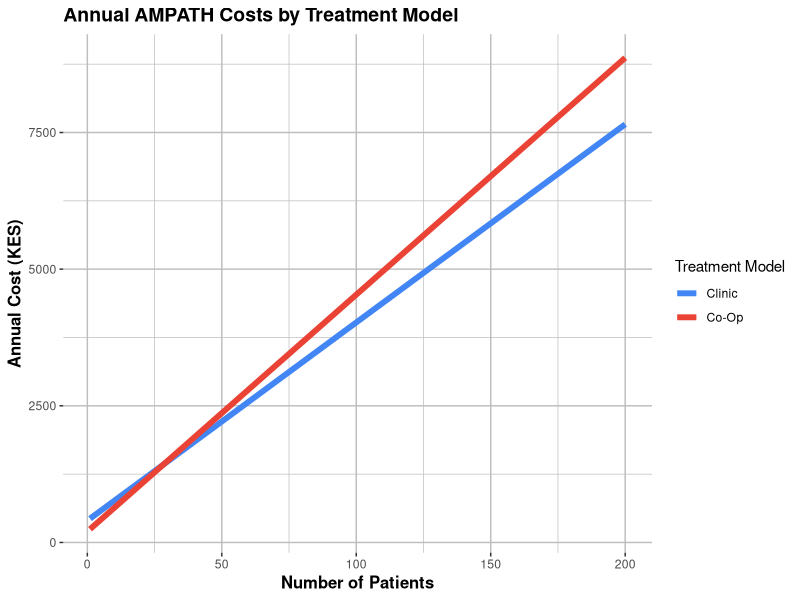
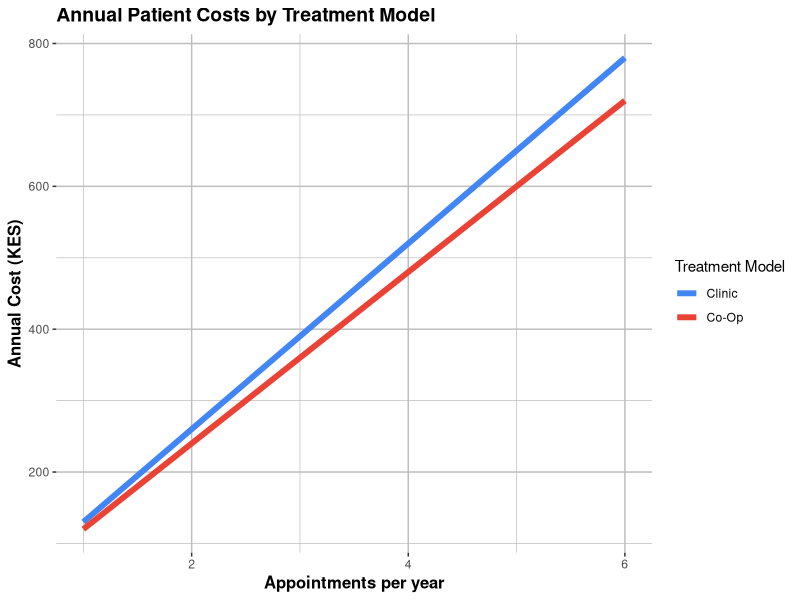

Write R code to recreate these figures, in order.
## ---- chunk 1
library(ggplot2)
library(ggthemes)
library(reshape2)
## ---- chunk 2
patients <- c(1:200)

# Clinic
mpa_cl <- 15
hcw_hr_cl <- 25
apps_cl <- 5
fc_cl <- 400
vc_cl <- 5

#Co-Op
mpa_cp <- 20
hcw_hr_cp <- 20
apps_cp <- 5
fc_cp <- 200
vc_cp <- 10
## ---- chunk 3
cta <-
  data.frame(
    cta_cl <- (((((mpa_cl/60)*hcw_hr_cl)*apps_cl)+vc_cl)*patients)+fc_cl,
    cta_cp <- (((((mpa_cp/60)*hcw_hr_cp)*apps_cp)+vc_cp)*patients)+fc_cp,
    patients
    )

cta2 <- melt(cta, id="patients")

ggplot(data=cta2,
       aes(x=patients, y=value, color=variable)) +
  theme(plot.title = element_text(color="black", size=14, face="bold"),
        axis.title.x = element_text(color="black", size=12, face="bold"),
        axis.title.y = element_text(color="black", size=12, face="bold"),
        panel.background = element_rect(fill="white"),
        panel.grid.major = element_line(size = 0.5, 
                                        linetype = 'solid',
                                        colour = "grey"), 
        panel.grid.minor = element_line(size = 0.25, 
                                        linetype = 'solid',
                                        colour = "grey")) +
  labs(x="Number of Patients", y="Annual Cost (KES)") +
  geom_line(size=2) + 
  ggtitle("Annual AMPATH Costs by Treatment Model") +
  scale_color_gdocs(
    name="Treatment Model",
    labels=c("Clinic", "Co-Op"))
## ---- chunk 4
apps <- c(1:6)
mtcl <- 95
mtcp <- 80
wtcl <- 20
wtcp <- 25
atcl <- 15
atcp <- 15
oc <- 5
## ---- chunk 5
ctp <-
  data.frame(
    ctp_cl <- (apps*(mtcl+wtcl+atcl)),
    ctp_cp <- (apps*(mtcp+wtcp+atcp)),
    apps
    )

ctp2 <- melt(ctp, id="apps")

ggplot(data=ctp2,
       aes(x=apps, y=value, color=variable)) +
  theme(plot.title = element_text(color="black", size=14, face="bold"),
        axis.title.x = element_text(color="black", size=12, face="bold"),
        axis.title.y = element_text(color="black", size=12, face="bold"),
        panel.background = element_rect(fill="white"),
        panel.grid.major = element_line(size = 0.5, 
                                        linetype = 'solid',
                                        colour = "grey"), 
        panel.grid.minor = element_line(size = 0.25, 
                                        linetype = 'solid',
                                        colour = "grey")) +
  labs(x="Appointments per year", y="Annual Cost (KES)") +
  geom_line(size=2) + 
  ggtitle("Annual Patient Costs by Treatment Model") +
  scale_color_gdocs(
    name="Treatment Model",
    labels=c("Clinic", "Co-Op"))
